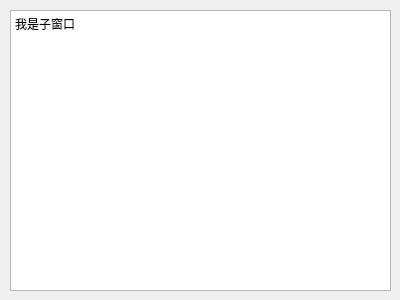
<?xml version="1.0" encoding="UTF-8"?>
<ui version="4.0">
 <class>Form</class>
 <widget class="QWidget" name="Form">
  <property name="geometry">
   <rect>
    <x>0</x>
    <y>0</y>
    <width>400</width>
    <height>300</height>
   </rect>
  </property>
  <property name="windowTitle">
   <string>Form</string>
  </property>
  <widget class="QTextEdit" name="textEdit">
   <property name="geometry">
    <rect>
     <x>10</x>
     <y>10</y>
     <width>381</width>
     <height>281</height>
    </rect>
   </property>
   <property name="html">
    <string>&lt;!DOCTYPE HTML PUBLIC &quot;-//W3C//DTD HTML 4.0//EN&quot; &quot;http://www.w3.org/TR/REC-html40/strict.dtd&quot;&gt;
&lt;html&gt;&lt;head&gt;&lt;meta name=&quot;qrichtext&quot; content=&quot;1&quot; /&gt;&lt;style type=&quot;text/css&quot;&gt;
p, li { white-space: pre-wrap; }
&lt;/style&gt;&lt;/head&gt;&lt;body style=&quot; font-family:'PMingLiU'; font-size:9pt; font-weight:400; font-style:normal;&quot;&gt;
&lt;p style=&quot; margin-top:0px; margin-bottom:0px; margin-left:0px; margin-right:0px; -qt-block-indent:0; text-indent:0px;&quot;&gt;我是子窗口&lt;/p&gt;&lt;/body&gt;&lt;/html&gt;</string>
   </property>
  </widget>
 </widget>
 <resources/>
 <connections/>
</ui>
